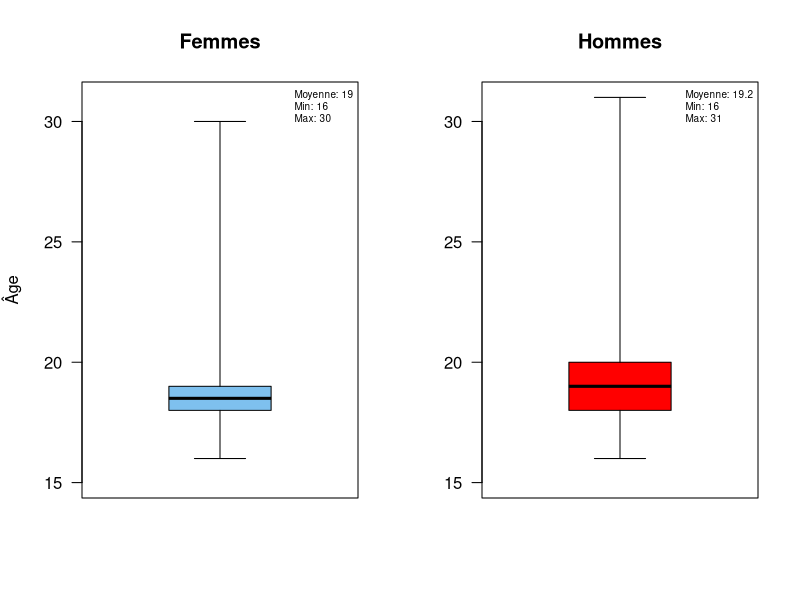
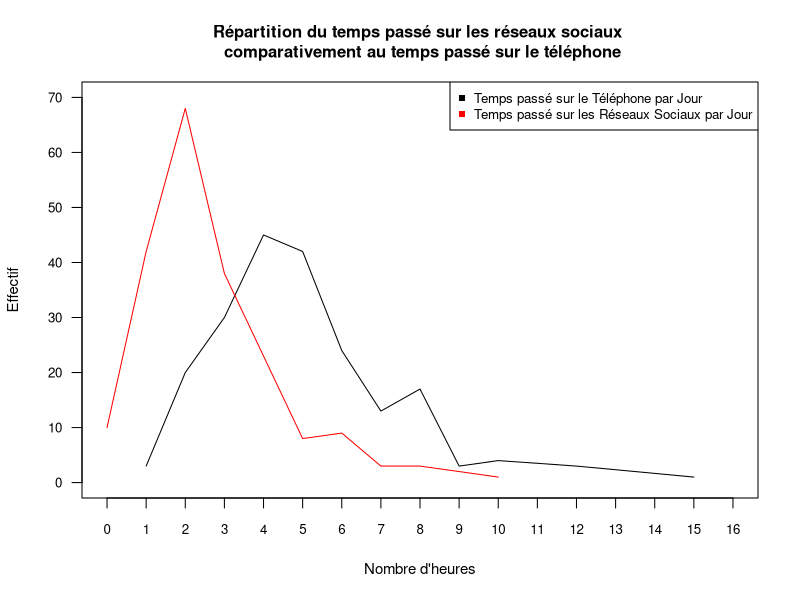
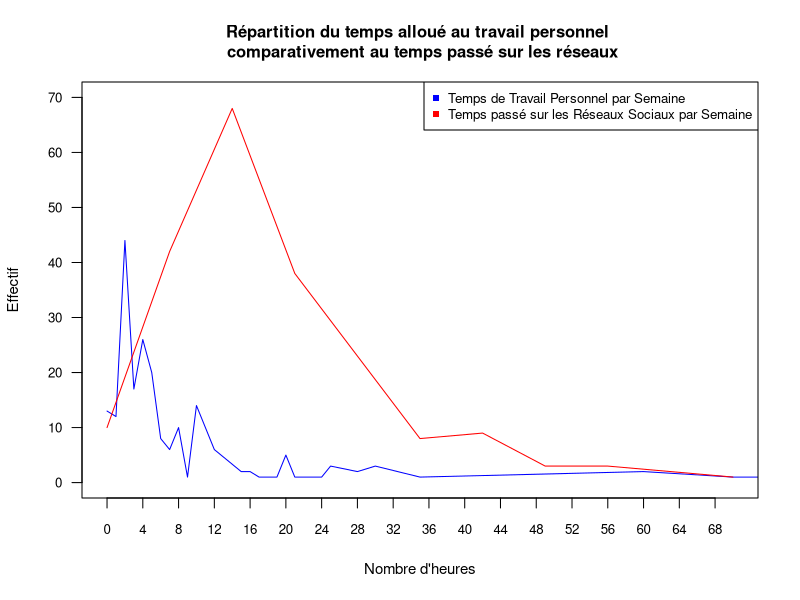
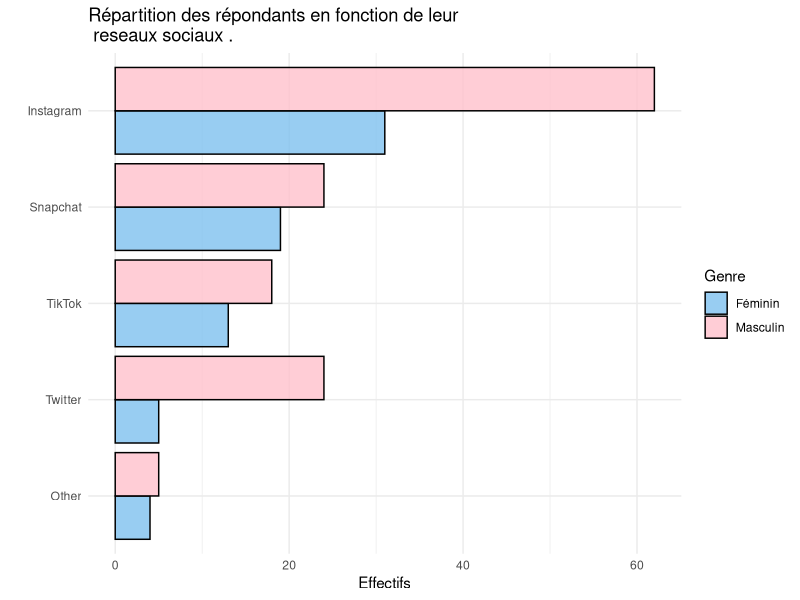
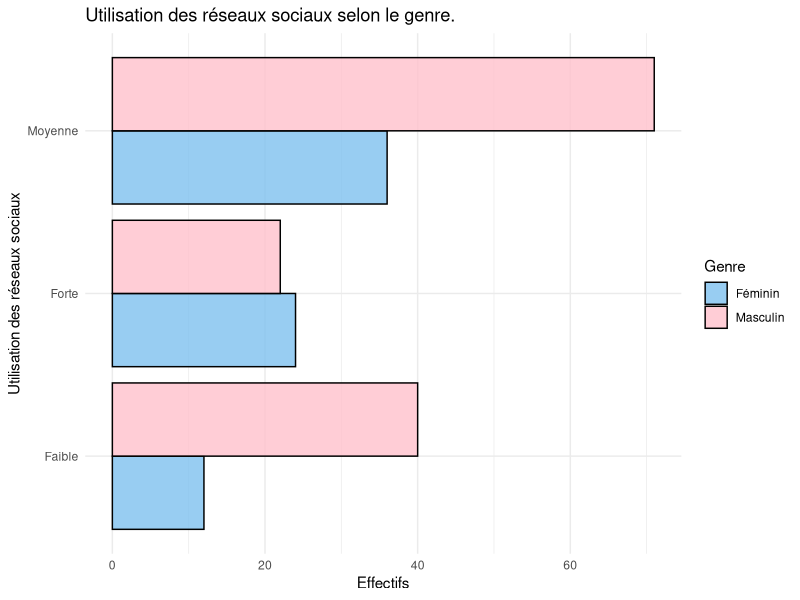
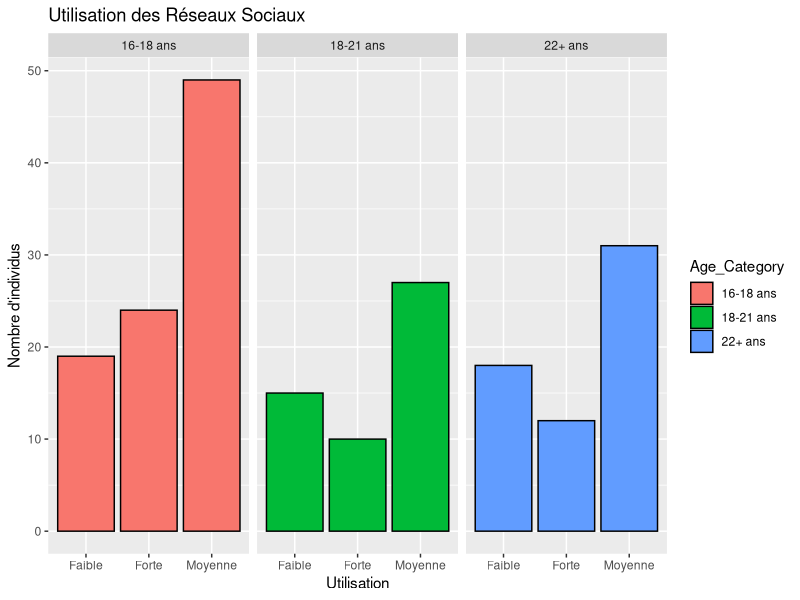

R code for these plots, in order: (Note: this script raises an error after producing the figures.)
## ---- chunk 1
knitr::opts_chunk$set(echo=FALSE,warning = FALSE,message = FALSE)

## ---- chunk 2
library(knitr) 
library(kableExtra) 
library(ggplot2) 
library(ggridges) 
library(readr)
library(dplyr)
library(forcats)
## ---- chunk 3
resume_var <- function(x){
  v <- c(mean(x, na.rm = TRUE), 
         sd(x, na.rm = TRUE), 
         quantile(x,seq(0,1,0.25), na.rm = TRUE))
  names(v) <- c("Moyenne", "Écart type", 
                "Minimum", "Q1", "Médiane", "Q3", "Maximum")
  return(v) 
}
resume<-function(df,arrondi=2){
 sapply(df,FUN=resume_var) %>% round(digits=arrondi)
}

recode <- function(variable){ifelse(is.na(variable), 0, 1)}

Table<-function(x,y){
  z<-round(table(x,y) %>%  
        addmargins(),2)
  return(z)
}
Table_prop<-function(x,y){
    k<-round(table(x,y) %>% 
    prop.table() %>% 
      addmargins(),2)
  return(k)
}
indep_test_auto<-function(x,y,...){
  test<-chisq.test(x,y,...)
  output<-c(min(test$expected),test$p.value)
  names(output)<-c("min.eff.theo","p-value")
  return(output)
}

moyenne_test_auto<-function(x,y,...){
  test<-t.test(x,y,...)
  output<-c(test$p.value)
  names(output)<-c("p-value")
  return(output)
}
## ---- chunk 4
data<-read.csv("sondage_version_finale.csv",sep=";")

## ---- chunk 5
Couleur<- c("skyblue2","pink")
## ---- chunk 6
df<-data[c(-197,-151,-27),]
colnames(df)[26]<-"temps_reseaux"
colnames(df)[11]<-"temps_travail"
## ---- chunk 7
Masculin<-which(df$Genre=="Masculin")
Féminin<-which(df$Genre=="Féminin")

df_Masculin<-subset(df,df$Genre=="Masculin")
df_Féminin<-subset(df,df$Genre=="Féminin")
## ---- chunk 8
table_age_genre<-Table(df$Genre,df$Age)
colnames(table_age_genre)[13]<-"Total"
rownames(table_age_genre)[3]<-"Total"
## ---- chunk 9
kable_styling(
  kable(
    table_age_genre,
    align = "c",
    caption = "Répondantes et répondants selon le genre et l'âge"),
  full_width = FALSE,
  position = "center",
  bootstrap_options = c("striped", "bordered")
  )
## ---- chunk 10
par(mfrow = c(1, 2))

boxplot(df$Age[df$Genre=="Féminin"],
        col="skyblue2",
        range=0,
        ylim=c(15,31),
        main="Femmes",
        ylab="Âge",
        las=1,
        lty=1)
legend("topright", legend = c("Moyenne: 19","Min: 16","Max: 30"),cex=0.6,bty="n")


boxplot(df$Age[df$Genre=="Masculin"],
        col="red",
        range=0,
        ylim=c(15,31),
        main="Hommes",
        las=1,
        lty=1)
legend("topright", legend = c("Moyenne: 19.2","Min: 16","Max: 31"),cex=0.6,bty="n")
## ---- chunk 11
par(mfrow=c(1,1))
plot(table(round(df$Temps.passé.par.jour.sur.votre.téléphone.en.heure)),
                 lwd=1, xaxt="n",
                 col=c("black"),
                 ylim=c(0,70),xlim=c(0,16),
                 xlab="Nombre d'heures",
                 ylab="Effectif",
                 main="Répartition du temps passé sur les réseaux sociaux \n comparativement au temps passé sur le téléphone",
                 cex.main = 1,
                 cex.lab=0.9,
                 cex.names = 0.8,
                 cex.axis = 0.8,
                 las=1,
                 space=1.5,type="l")

lines(table(round(df$temps_reseaux)),
      lwd=1,type="l", col=c("red"))
axis(1,at=seq(0,16,by=1),cex.axis=0.8)


legend("topright", legend = c("Temps passé sur le Téléphone par Jour","Temps passé sur les Réseaux Sociaux par Jour"),col=c("black","red"),pch=15,cex=0.8)

## ---- chunk 12
modele_regression <- lm(Temps.passé.par.jour.sur.votre.téléphone.en.heure ~ temps_reseaux, data = df) 

tableau_recap <- data.frame(
  Coefficients = coef(modele_regression),
  `Pr(>|t|)` = summary(modele_regression)$coefficients[, 4]
)
## ---- chunk 13
kable(tableau_recap, format = "html",align = "c", caption = "Résumé de la régression linéaire")
## ---- chunk 14
plot(table(round(df$temps_travail)),
                 lwd=1,xaxt="n", 
                 col=c("blue"),
                 ylim=c(0,70),
                 xlab="Nombre d'heures",xlim=c(0,70),
                 ylab="Effectif",
                 main="Répartition du temps alloué au travail personnel \n comparativement au temps passé sur les réseaux",
                 cex.main = 1,
                 cex.lab=0.9,
                 cex.names = 0.8,
                 cex.axis = 0.8,
                 las=1,
                 space=1.5,type="l")

lines(table(round(df$temps_reseaux)*7),
      lwd=1,type="l", col=c("red"))
axis(1,at=seq(0,70,by=4),cex.axis=0.8)

legend("topright", legend = c("Temps de Travail Personnel par Semaine","Temps passé sur les Réseaux Sociaux par Semaine"),col=c("blue","red"),pch=15,cex=0.8)
## ---- chunk 15
moyenne_test_auto(df$temps_travail,df$temps_reseaux*7) |> kable(align = "c") |> kable_styling(full_width = F) 
## ---- chunk 16
ggplot(df) + aes(x=fct_rev(fct_lump_lowfreq(fct_infreq(Réseau.social.le.plus.utilisé))),fill=Genre)+
  geom_bar(col="Black",alpha=0.8,position = "dodge")+coord_flip()+
  labs(title = "Répartition des répondants en fonction de leur \n reseaux sociaux .",y="Effectifs",x="")+scale_fill_manual(values = Couleur[1:2])+
  theme_minimal() 

## ---- chunk 17
indep_test_auto(df$Genre,df$Réseau.social.le.plus.utilisé) |> kable(align = "c") |> kable_styling(full_width = F)
## ---- chunk 18
gr1<-df$Réseau.social.le.plus.utilisé[df$Age<=18]
gr2<-df$Réseau.social.le.plus.utilisé[df$Age>18&df$Age<22]
gr3<-df$Réseau.social.le.plus.utilisé[df$Age>=22]

table(gr1)
table(gr2)
table(gr3)

clsmtgr1=c("Instagram","Snapchat","TikTok","Twitter","Autre")
clsmtgr2=c("Instagram","Snapchat","TikTok","Twitter","Autre")
clsmtgr3=c("Instagram","Twitter","Facebook","Snapchat/TikTok","Autre")

tableau <- data.frame(
  Groupe1 = clsmtgr1,
  Groupe2 = clsmtgr2,
  Groupe3 = clsmtgr3
)
tableau2<-t(tableau)
colnames(tableau2) <- paste("N°", 1:5, sep = "")


## ---- chunk 19
kable_styling(
  kable(
    tableau2,
    align = "c"),
  full_width = FALSE,
  position = "center",
  bootstrap_options = c("striped","bordered")
)
  
## ---- chunk 20
df$utilisation<-0
df$utilisation<-ifelse(df$temps_reseaux<1.50,"Faible",
                       ifelse(df$temps_reseaux>=1.50 & df$temps_reseaux<4,"Moyenne","Forte"))
## ---- chunk 21
ggplot(df) + aes(x=utilisation,fill=Genre)+
  geom_bar(col="Black",alpha=0.8,position = "dodge")+
  labs(title = "Utilisation des réseaux sociaux selon le genre." ,y="Effectifs",x="Utilisation des réseaux sociaux")+scale_fill_manual(values = Couleur[1:2])+coord_flip()+
  theme_minimal() 
## ---- chunk 22
mean(df$temps_reseaux[df$Genre=="Masculin"])
mean(df$temps_reseaux[df$Genre=="Féminin"])

## ---- chunk 23
d1<-df
quantiles <- quantile(d1$Age, probs = c(0, 1/3, 2/3, 1), na.rm = TRUE)
d1$Age_Category <- cut(d1$Age, breaks = quantiles, labels = c("16-18 ans", "18-21 ans", "22+ ans"), include.lowest = TRUE)
## ---- chunk 24
ggplot(d1, aes(x = utilisation, fill = Age_Category)) +
  geom_bar(color = "black") +
  labs(title = "Utilisation des Réseaux Sociaux", x = "Utilisation", y = "Nombre d'individus")+
  facet_wrap(~ Age_Category)
## ---- chunk 25
correlation_result <-cor.test(df$Age, df$temps_reseaux, method = "pearson") 
tableau_resultats_correlation <- data.frame(
  Coefficient_de_correlation = correlation_result$estimate,
  Test_statistique = correlation_result$statistic,
  Degrés_de_liberté = correlation_result$parameter,
  P_value = correlation_result$p.value
) 

kable(tableau_resultats_correlation)

## ---- chunk 26
knitr::include_graphics("ilovefs-postcard.webp")
